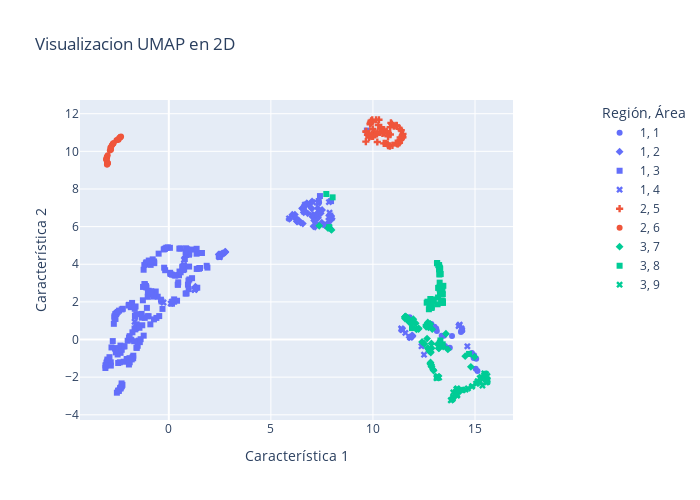

The notebook cell saved with this chart:
### Code cell
umap_2d_df['Región'] = y3_categories
umap_2d_df['Área']   = y9_categories
umap_2d_df

# Crear un gráfico interactivo con Plotly para t-SNE con y3 y y9
fig_umap = px.scatter(umap_2d_df, 
                      x='Característica 1', 
                      y='Característica 2', 
                      color= 'Región', 
                      symbol= 'Área',
                      title='Visualizacion UMAP en 2D',
                      color_discrete_sequence=px.colors.qualitative.Plotly)

fig_umap.update_layout(
    autosize=True, 
    width=700, 
    height=500,
    legend=dict(
        yanchor="top", y=1,
        xanchor="left", x=1.2
    )
)

# Mostrar el gráfico interactivo
fig_umap.show()
